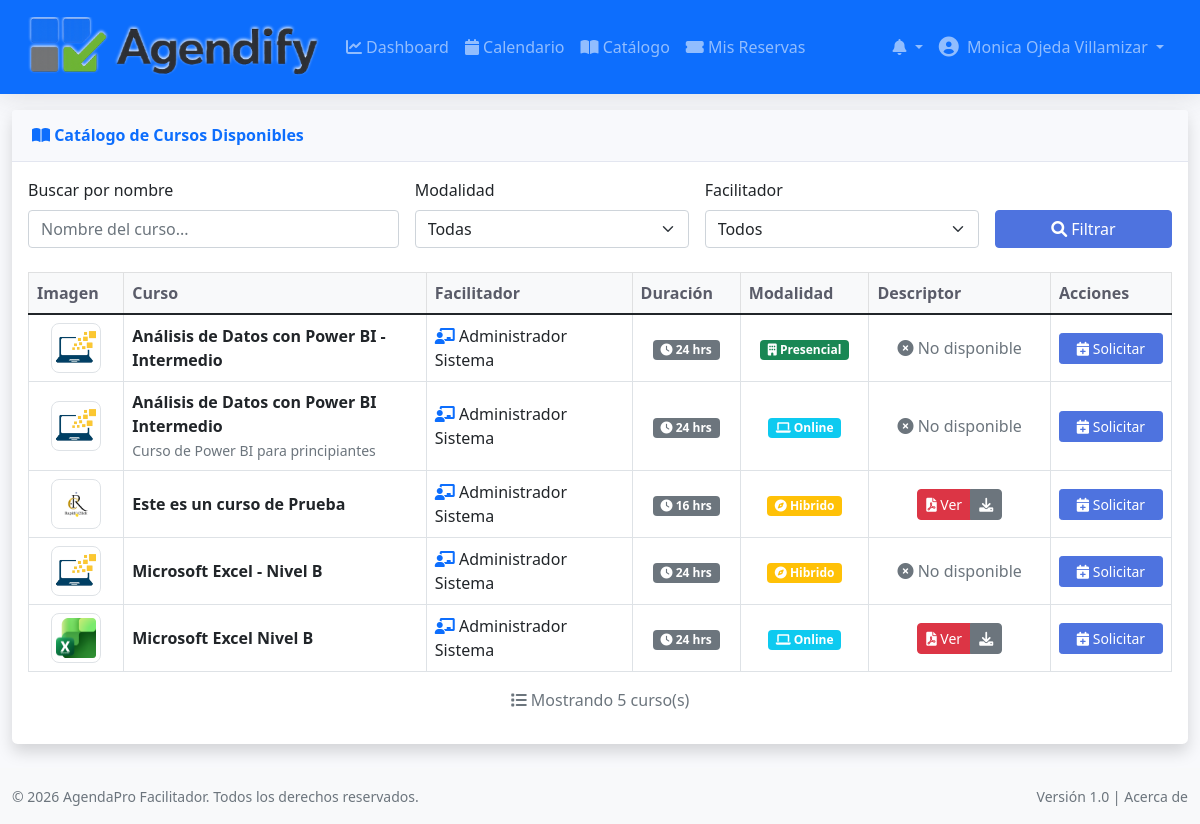
Screenshot of /courses/public (signed in) with the database file from the repository.
### tables this page shows
CREATE TABLE `courses` (
  `id` int UNSIGNED NOT NULL,
  `nombre` varchar(200) NOT NULL,
  `descripcion` text,
  `duracion_horas` int UNSIGNED NOT NULL,
  `modalidad` enum('online','presencial','hibrido') NOT NULL,
  `publico` tinyint(1) DEFAULT '1',
  `activo` tinyint(1) DEFAULT '1',
  `created_by` int DEFAULT NULL,
  `imagen` varchar(255) DEFAULT NULL,
  `descriptor_pdf` varchar(255) DEFAULT NULL,
  `created_at` timestamp NULL DEFAULT CURRENT_TIMESTAMP,
  `updated_at` timestamp NULL DEFAULT CURRENT_TIMESTAMP ON UPDATE CURRENT_TIMESTAMP
);

CREATE TABLE `users` (
  `id` int UNSIGNED NOT NULL,
  `nombre` varchar(100) NOT NULL,
  `email` varchar(100) NOT NULL,
  `password` varchar(255) NOT NULL,
  `rol` enum('facilitador','ejecutivo','administrador') NOT NULL DEFAULT 'ejecutivo',
  `otec_id` int UNSIGNED DEFAULT NULL,
  `telefono` varchar(20) DEFAULT NULL,
  `avatar` varchar(255) DEFAULT NULL,
  `activo` tinyint(1) DEFAULT '1',
  `created_by` int DEFAULT NULL,
  `rut` varchar(15) DEFAULT NULL,
  `last_login` datetime DEFAULT NULL,
  `reset_token` varchar(255) DEFAULT NULL,
  `reset_expires` datetime DEFAULT NULL,
  `created_at` timestamp NULL DEFAULT CURRENT_TIMESTAMP,
  `updated_at` timestamp NULL DEFAULT CURRENT_TIMESTAMP ON UPDATE CURRENT_TIMESTAMP
);

### views/courses/public_catalog.php (the view, shortened to what the rows shown need)
<?php require_once 'views/layouts/header.php'; ?>
<div class="container-fluid">
    <div class="row">
        <div class="col-12">
            <div class="card shadow mb-4">
                <div class="card-header py-3">
                    <h6 class="m-0 font-weight-bold text-primary">
                    </h6>
                </div>
                <div class="card-body">
                    <div class="row mb-4">
                    </div>
                    <div class="table-responsive">
                        <?php if (empty($cursos)): ?>
                            <div class="text-center py-5">
                                <i class="fas fa-book-open fa-4x text-gray-300 mb-3"></i>
                                <p class="text-muted">No se encontraron cursos con los filtros seleccionados.</p>
                                <a href="<?php echo BASE_URL; ?>/courses/public?clear=1" class="btn btn-secondary">
                                    <i class="fas fa-eraser"></i> Limpiar filtros
                                </a>
                            </div>
                        <?php else: ?>
                            <table class="table table-bordered table-hover align-middle">
                                <thead class="table-light">
                                    <tr>
                                        <th width="60">Imagen</th>
                                        <th width="250">Curso</th>
                                        <th width="170">Facilitador</th>
                                        <th width="80">Duraci&oacute;n</th>
                                        <th width="80">Modalidad</th>
                                        <th width="150">Descriptor</th>
                                        <th width="100">Acciones</th>
                                    </tr>
                                </thead>
                                <tbody>
                                    <?php foreach ($cursos as $curso): ?>
                                    <tr>
                                        <td class="text-center">
                                            <?php
                                            $imagen_url = '';
                                            if (!empty($curso['imagen'])) {
                                                $imagen_url = BASE_URL . '/' . ltrim($curso['imagen'], '/');
                                            }
                                            ?>
                                            <?php if ($imagen_url): ?>
                                                <img src="<?php echo $imagen_url; ?>"
                                                     class="img-thumbnail" style="width: 50px; height: 50px; object-fit: cover;"
                                                     onerror="this.src='<?php echo BASE_URL; ?>/assets/img/course-default.png'">
                                            <?php else: ?>
                                                <img src="<?php echo BASE_URL; ?>/assets/img/course-default.png"
                                                     class="img-thumbnail" style="width: 50px; height: 50px; object-fit: cover;">
                                            <?php endif; ?>
                                        </div>
                                        <td>
                                            <strong><?php echo htmlspecialchars($curso['nombre']); ?></strong>
                                            <?php if (!empty($curso['descripcion'])): ?>
                                                <br>
                                                <small class="text-muted"><?php echo htmlspecialchars(substr($curso['descripcion'], 0, 80)) . (strlen($curso['descripcion']) > 80 ? '...' : ''); ?></small>
                                            <?php endif; ?>
                                        </div>
                                        <td>
                                            <i class="fas fa-chalkboard-user text-primary"></i>
                                            <?php echo htmlspecialchars($curso['facilitador_nombre'] ?? 'No asignado'); ?>
                                        </div>
                                        <td class="text-center">
                                            <span class="badge bg-secondary">
                                                <i class="fas fa-clock"></i> <?php echo $curso['duracion_horas']; ?> hrs
                                            </span>
                                        </div>
                                        <td class="text-center">
                                            <?php if ($curso['modalidad'] == 'online'): ?>
                                                <span class="badge bg-info">
                                                    <i class="fas fa-laptop"></i> Online
                                                </span>
                                            <?php elseif ($curso['modalidad'] == 'presencial'): ?>
                                                <span class="badge bg-success">
                                                    <i class="fas fa-building"></i> Presencial
                                                </span>
                                            <?php else: ?>
                                                <span class="badge bg-warning">
                                                    <i class="fa-solid fa-compass"></i> Hibrido
                                                </span>
                                            <?php endif; ?>
                                        </div>
                                        <td class="text-center">
                                            <?php
                                            $pdf_url = '';
                                            if (!empty($curso['descriptor_pdf'])) {
                                                $pdf_url = BASE_URL . '/' . ltrim($curso['descriptor_pdf'], '/');
                                            }
                                            ?>
                                            <?php if ($pdf_url): ?>
                                                <div class="btn-group" role="group">
                                                    <a href="<?php echo $pdf_url; ?>"
                                                       target="_blank" class="btn btn-sm btn-danger" title="Ver PDF">
                                                        <i class="fas fa-file-pdf"></i> Ver
                                                    </a>
                                                    <a href="<?php echo $pdf_url; ?>"
                                                       download class="btn btn-sm btn-secondary" title="Descargar PDF">
                                                        <i class="fas fa-download"></i>
                                                    </a>
                                                </div>
                                            <?php else: ?>
                                                <span class="text-muted">
                                                    <i class="fas fa-times-circle"></i> No disponible
                                                </span>
                                            <?php endif; ?>
                                        </div>
                                        <td class="text-center">
                                            <a href="<?php echo BASE_URL; ?>/bookings/create?curso_id=<?php echo $curso['id']; ?>"
                                               class="btn btn-sm btn-primary w-100">
                                                <i class="fas fa-calendar-plus"></i> Solicitar
                                            </a>
                                    </tr>
                                    <?php endforeach; ?>
                            <div class="row mt-3">
                                <div class="col-12">
                                </div>
                            </div>
                        <?php endif; ?>
<?php require_once 'views/layouts/footer.php'; ?>

### rows the page displays
courses: nombre "Análisis de Datos con Power BI - Intermedio", users.nombre "Administrador Sistema", duracion_horas "24", modalidad "presencial" (drawn), shows "No disponible"
courses: nombre "Análisis de Datos con Power BI Intermedio", descripcion "Curso de Power BI para principiantes", users.nombre "Administrador Sistema", duracion_horas "24", modalidad "online" (drawn), shows "No disponible"
courses: imagen (picture), nombre "Este es un curso de Prueba", users.nombre "Administrador Sistema", duracion_horas "16", modalidad "hibrido" (drawn)
courses: nombre "Microsoft Excel - Nivel B", users.nombre "Administrador Sistema", duracion_horas "24", modalidad "hibrido" (drawn), shows "No disponible"
courses: imagen (picture), nombre "Microsoft Excel Nivel B", users.nombre "Administrador Sistema", duracion_horas "24", modalidad "online" (drawn)

### other values shown
$_SESSION['user']['nombre'] "Monica Ojeda Villamizar"
count($cursos) "5"
